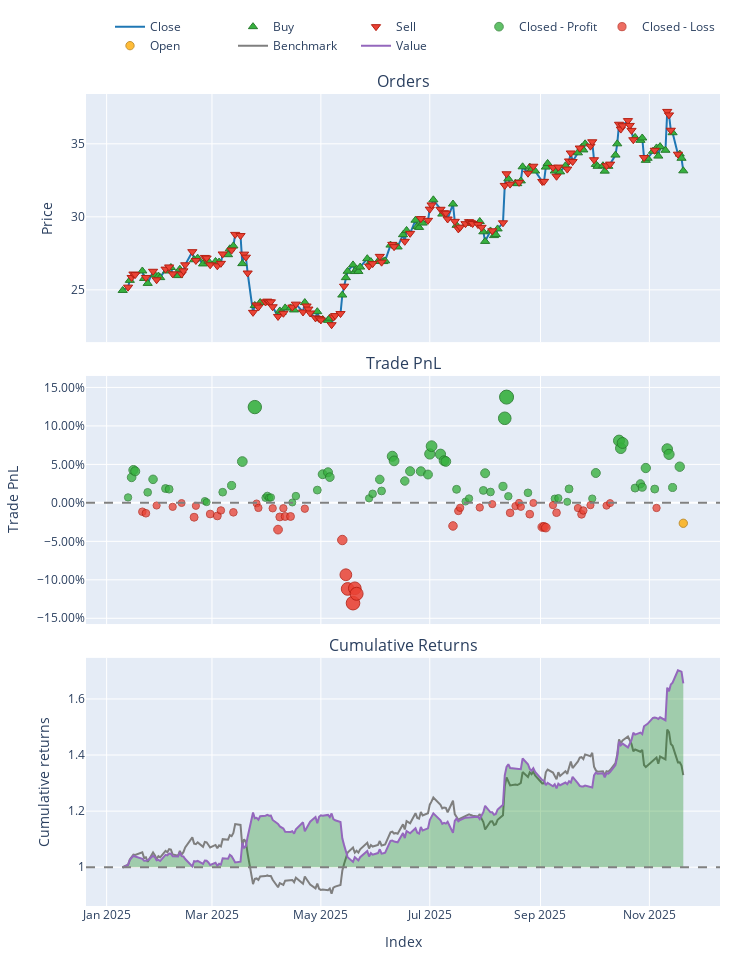

Write notebook code for a chart like this one.
### Code cell
try:
    data = pd.read_csv('data/processed/CWCO_processed_2022.csv')
    if 'Date' in data.columns:
        data['Date'] = pd.to_datetime(data['Date'])
        data.set_index('Date', inplace=True)
    print("Data loaded successfully.")
except FileNotFoundError:
    print("Error: Data file not found. Check path.")

# Split Train/Test
split_idx = int(len(data) * 0.7)
train_df = data.iloc[:split_idx]
test_df = data.iloc[split_idx:]

# Initialize Trainer
trainer = ModelTrainerRL(config['reinforcement_learning'])

print("Training SAC Agent...")


env_params = config['reinforcement_learning']['environment']

env_train = TradingEnvRL(
    train_df, 
    initial_balance=env_params.get('initial_balance', 10000),
    commission=env_params.get('commission', 0.001),
    lookback_window=env_params.get('lookback_window', 30)
)

result = trainer.train_sac(env_train)
model = result['model'] 

print("Training Complete.")

print("Generating Agent Predictions on Test Data...")

# Unpack the config dictionary using **
env_params = config['reinforcement_learning']['environment']

env_test = TradingEnvRL(
    test_df, 
    initial_balance=env_params.get('initial_balance', 10000),
    commission=env_params.get('commission', 0.001),
    lookback_window=env_params.get('lookback_window', 30)
)

obs, _ = env_test.reset()
done = False
actions = []

# Manual Inference Loop
while not done:
    action, _ = model.predict(obs, deterministic=True)
    actions.append(action[0]) 
    obs, _, terminated, truncated, _ = env_test.step(action)
    done = terminated or truncated


# --- CELL 5: RUN BACKTEST ---
print("Running Backtest...")

# FIX: Use the correct config path
# We pass the same env_params we extracted in Cell 4
backtester = PortfolioBacktesterRL(env_params) 

portfolio = backtester.run_backtest(
    price_data=test_df['close'], 
    predicted_weights=np.array(actions),
    lookback_window=env_params.get('lookback_window', 30) # Important for data alignment
)
comparison = backtester.compare_with_buy_and_hold_rl()
# Show Metrics
metrics = backtester.get_performance_metrics()
print("\n--- Strategy Performance ---")
for k, v in metrics.items():
    print(f"{k}: {v:.4f}")

# Plot
portfolio.plot().show()
